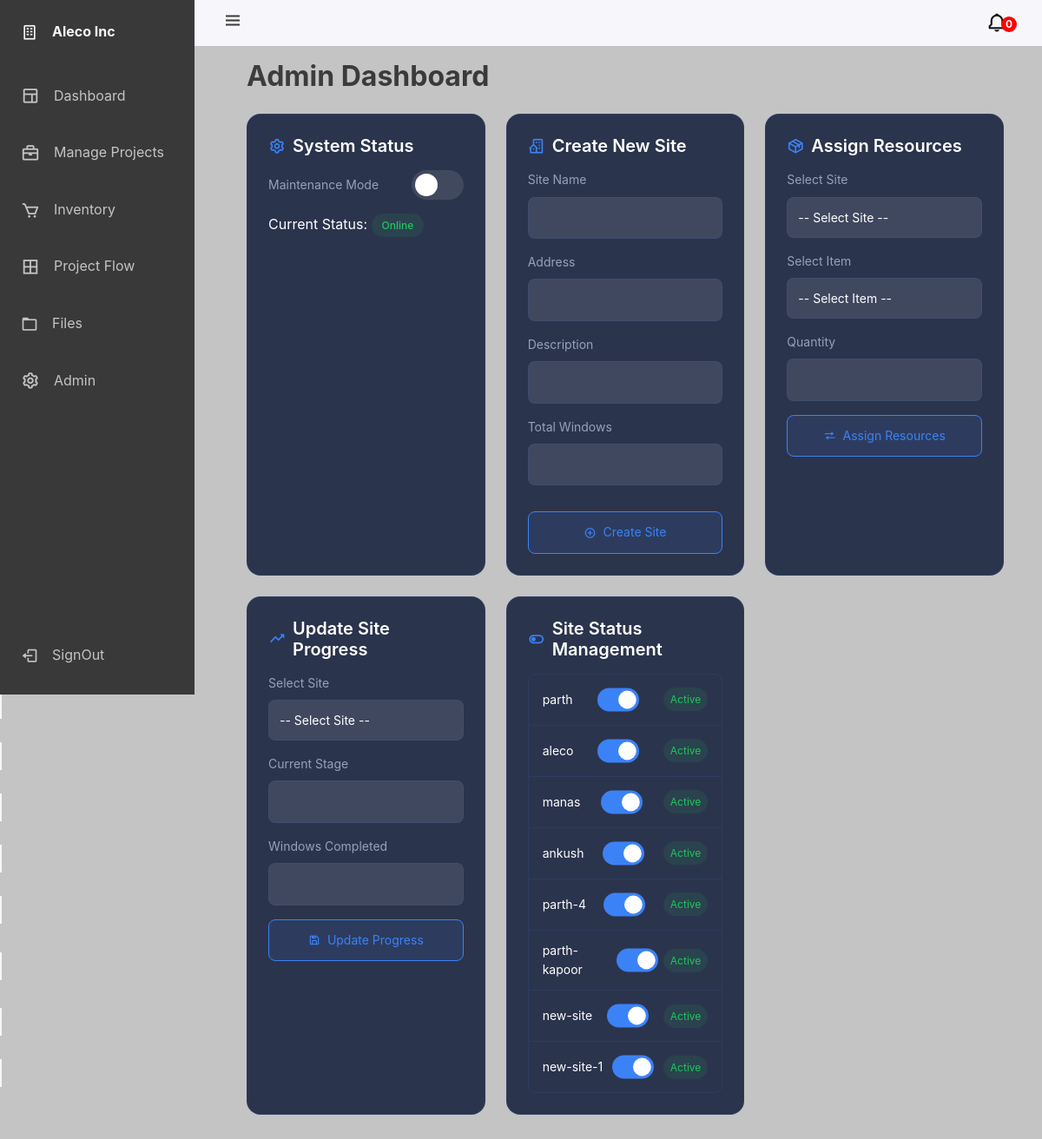
Page /admin_view/ (signed in) on the committed database.
### dashboard/models.py (models this page shows, shortened)
class Projects(models.Model):
    name = models.SlugField(max_length=200, null=False, blank=False)
    description = models.CharField(max_length=500)
    stage1 = models.BooleanField(default=False)
    stage1_date = models.DateField(null=True, blank=True)
    stage2 = models.BooleanField(default=False)
    stage2_date = models.DateField(null=True, blank=True)
    stage3 = models.BooleanField(default=False)
    stage3_date = models.DateField(null=True, blank=True)
    stage4 = models.BooleanField(default=False)
    stage4_date = models.DateField(null=True, blank=True)
    stage5 = models.BooleanField(default=False)
    stage5_date = models.DateField(null=True, blank=True)
    stage6 = models.BooleanField(default=False)
    stage6_date = models.DateField(null=True, blank=True)
    stage7 = models.BooleanField(default=False)
    stage7_date = models.DateField(null=True, blank=True)
    stage8 = models.BooleanField(default=False)
    stage8_date = models.DateField(null=True, blank=True)
    stage9 = models.BooleanField(default=False)
    stage9_date = models.DateField(null=True, blank=True)
    windows = models.IntegerField()
    address = models.CharField(max_length=200)
    order_date = models.DateField(null=True, blank=True)
    is_ordered = models.BooleanField(default=False)
    is_active = models.BooleanField(default=True)
    created_at = models.DateField(auto_now_add=True)
    is_completed = models.BooleanField(default=False)

### dashboard/views.py (the view, shortened to what this page needs)
# urls.py: path('admin_view/', custom_admin_view, name="custom_admin_view" ),
def custom_admin_view(request):
    user = request.user
    if not user.is_authenticated:
        maintenance_mode = MaintenanceMode.objects.get(id=1).maintenace_mode
        if maintenance_mode == True:
            return redirect(maintenance_view)
    orders_pending_getter = Projects.objects.filter(is_active = True, stage1 = True, stage2 = True, stage3 = True, stage4 = True, stage5 = True, stage6 = False, stage7 = False, stage8 = False, stage9 = False, is_ordered = False)
    orders_pending_count = len(orders_pending_getter)
    maintenance_mode_getter = MaintenanceMode.objects.get(id=1).maintenace_mode
    sites_getter = Projects.objects.all()
    sites = []
    for site in sites_getter:
        if site.stage1 and site.stage2 and site.stage3 and site.stage4 and site.stage5 and site.stage6 and site.stage7 and site.stage8:
            current_stage = 8
        elif site.stage1 and site.stage2 and site.stage3 and site.stage4 and site.stage5 and site.stage6 and site.stage7:
            current_stage = 7
        elif site.stage1 and site.stage2 and site.stage3 and site.stage4 and site.stage5 and site.stage6:
            current_stage = 6
        elif site.stage1 and site.stage2 and site.stage3 and site.stage4 and site.stage5:
            current_stage = 5
        elif site.stage1 and site.stage2 and site.stage3 and site.stage4:
            current_stage = 4
        elif site.stage1 and site.stage2 and site.stage3:
            current_stage = 3
        elif site.stage1 and site.stage2:
            current_stage = 2
        elif site.stage1:
            current_stage = 1
        else:
            current_stage = 1
        sites.append({
            "id" : site.id,
            "name" : site.name,
            "current_stage" : current_stage,
            "is_active" : site.is_active
        })
    items = Inventory.objects.filter(quantity__gt = 0)
    return render(request, "admin.html", {"maintenance_mode" : maintenance_mode_getter, "sites" : sites, "inventory_items" : items, 'orders_pending_count' : orders_pending_count, "pending_orders_list" : orders_pending_getter } )

### templates/admin.html (shortened to what this page needs)
{% extends 'base.html' %}
{% block content %}
{% if user.is_authenticated %}
<div class="content-wrapper">
    <div class="container">
        <h1 class="page-title">Admin Dashboard</h1>
        <div class="admin-grid">
            <div class="admin-card">
                <h2 class="admin-card-title">
                    <i class='bx bx-cog'></i> System Status
                </h2>
                <div class="toggle-container">
                    <span class="toggle-label">Maintenance Mode</span>
                    <form method="post" action="{% url 'custom_admin_view' %}" style="display: inline;">
                        <label class="switch">
                            <span class="slider"></span>
                        </label>
                    </form>
                </div>
                <div class="system-status">
                    <p>Current Status:
                        {% if maintenance_mode %}
                        <span class="status-badge maintenance">Maintenance</span>
                        {% else %}
                        <span class="status-badge online">Online</span>
                        {% endif %}
                    </p>
                </div>
            </div>
            <div class="admin-card">
                <h2 class="admin-card-title">
                    <i class='bx bx-building-house'></i> Create New Site
                </h2>
                <form method="post" action="{% url 'custom_admin_view' %}">
                    <div class="form-group">
                        <label class="form-label" for="site_name">Site Name</label>
                        <input type="text" id="site_name" name="site_name" class="form-input" required>
                    </div>
                    <div class="form-group">
                        <label class="form-label" for="site_address">Address</label>
                        <input type="text" id="site_address" name="site_address" class="form-input" required>
                    </div>
                    <div class="form-group">
                        <label class="form-label" for="site_address">Description</label>
                        <input type="text" id="site_address" name="site_description" class="form-input" required>
                    </div>
                    <div class="form-group" style="margin-bottom: 30px;">
                        <label class="form-label" for="total_windows">Total Windows</label>
                        <input type="number" id="total_windows" name="total_windows" class="form-input" min="1" required>
                    </div>
                    <button type="submit" name="create_site" class="form-submit">
                        <i class='bx bx-plus-circle'></i> Create Site
                    </button>
                </form>
            </div>
            <div class="admin-card">
                <h2 class="admin-card-title">
                    <i class='bx bx-package'></i> Assign Resources
                </h2>
                <form method="post" action="{% url 'custom_admin_view' %}">
                    <div class="form-group cs-dropdown" style="position: relative;">
                        <label class="form-label" for="resource_site">Select Site</label>
                        <select id="resource_site" name="resource_site" class="form-select" required>
                            <option value="">-- Select Site --</option>
                        </select>
                    </div>
                    <div class="form-group">
                        <label class="form-label" for="resource_item">Select Item</label>
                        <select id="resource_item" name="resource_item" class="form-select" required>
                            <option value="">-- Select Item --</option>
                        </select>
                    </div>
                    <div class="form-group">
                        <label class="form-label" for="resource_quantity">Quantity</label>
                        <input type="number" id="resource_quantity" name="resource_quantity" class="form-input" min="1" required>
                    </div>
                    <button type="submit" name="assign_resources" class="form-submit">
                        <i class='bx bx-transfer'></i> Assign Resources
                    </button>
                </form>
            </div>
            <div class="admin-card">
                <h2 class="admin-card-title">
                    <i class='bx bx-trending-up'></i> Update Site Progress
                </h2>
                <form method="post" action="{% url 'custom_admin_view' %}">
                    <div class="form-group">
                        <label class="form-label" for="progress_site">Select Site</label>
                        <select id="progress_site" name="progress_site" class="form-select" required onchange="updateStageInfo(this.value)">
                            <option value="">-- Select Site --</option>
                        </select>
                    </div>
                    <div class="form-group">
                        <label class="form-label" for="current_stage">Current Stage</label>
                        <input type="text" id="current_stage" class="form-input" readonly>
                    </div>
                    <div class="form-group">
                        <label class="form-label" for="windows_completed">Windows Completed</label>
                        <input type="number" id="windows_completed" name="windows_completed" class="form-input" min="0" required>
                    </div>
                    <button type="submit" name="update_site" class="form-submit">
                        <i class='bx bx-save'></i> Update Progress
                    </button>
                </form>
            </div>
            <div class="admin-card">
                <h2 class="admin-card-title">
                    <i class='bx bx-toggle-left'></i> Site Status Management
                </h2>
                <div class="site-list">
                    {% for site in sites %}
                    <div class="site-item">
                        <span class="site-name">{{ site.name }}</span>
                        <form method="post" action="{% url 'custom_admin_view' %}" style="display: inline;">
                            <label class="switch" style="transform: scale(0.8);">
                                <span class="slider"></span>
                            </label>
                        </form>
                        <span class="site-status {% if site.is_active %}active{% else %}inactive{% endif %}">
                            {% if site.is_active %}Active{% else %}Inactive{% endif %}
                        </span>
                    </div>
                    {% endfor %}
                </div>
            </div>
        </div>
    </div>
</div>
{% endif %}
{% endblock %}

### templates/base.html (style rules this page uses)
:root { --header-height: 2.3rem; --nav-width: 68px; --first-color: #393939; --first-color-light: #c4c4c5; --white-color: #F7F6FB; --body-font: 'Nunito', sans-serif; --normal-font-size: 1rem; --z-fixed: 100; }
body { position: relative; background-color: #c4c4c5; margin: var(--header-height) 0 0 0; padding: 0 1rem; font-family: var(--body-font); font-size: var(--normal-font-size); transition: 0.5s; }
.body-pd { padding-left: calc(var(--nav-width) + 1rem); }
.active { color: var(--white-color); }
.active::before { content: ''; position: absolute; left: 0; width: 2px; height: 32px; background-color: var(--white-color); }
@media screen and (min-width: 768px) { body { margin: calc(var(--header-height) + 1rem) 0 0 0; padding-left: calc(var(--nav-width) + 2rem); } }
@media screen and (min-width: 768px) { .body-pd { padding-left: calc(var(--nav-width) + 188px); } }

### rows in the picture
Projects: name "parth"
Projects: name "aleco"
Projects: name "manas"
Projects: name "ankush"
Projects: name "parth-4"
Projects: name "parth-kapoor"
Projects: name "new-site"
Projects: name "new-site-1"

### other values in the picture
{{ orders_pending_count }} "0"
